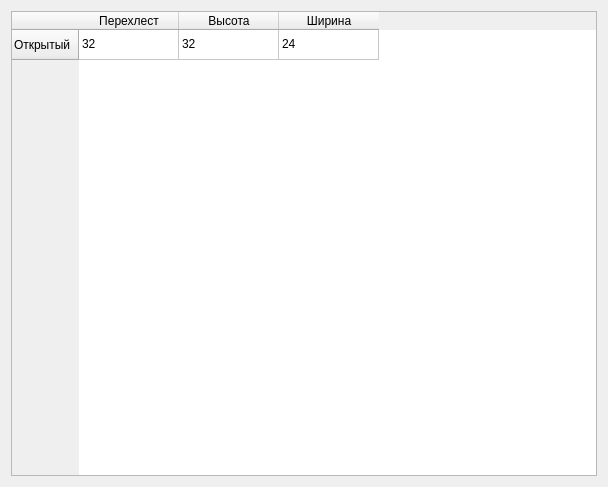
<?xml version="1.0" encoding="UTF-8"?>
<ui version="4.0">
 <class>Dialog</class>
 <widget class="QDialog" name="Dialog">
  <property name="geometry">
   <rect>
    <x>0</x>
    <y>0</y>
    <width>608</width>
    <height>487</height>
   </rect>
  </property>
  <property name="windowTitle">
   <string>Dialog</string>
  </property>
  <layout class="QHBoxLayout" name="horizontalLayout">
   <item>
    <widget class="QTableWidget" name="tableWidget">
     <property name="showGrid">
      <bool>true</bool>
     </property>
     <property name="gridStyle">
      <enum>Qt::SolidLine</enum>
     </property>
     <property name="sortingEnabled">
      <bool>false</bool>
     </property>
     <row>
      <property name="text">
       <string>Открытый</string>
      </property>
     </row>
     <column>
      <property name="text">
       <string>Перехлест</string>
      </property>
     </column>
     <column>
      <property name="text">
       <string>Высота</string>
      </property>
     </column>
     <column>
      <property name="text">
       <string>Ширина</string>
      </property>
     </column>
     <item row="0" column="0">
      <property name="text">
       <string>32</string>
      </property>
     </item>
     <item row="0" column="1">
      <property name="text">
       <string>32</string>
      </property>
     </item>
     <item row="0" column="2">
      <property name="text">
       <string>24</string>
      </property>
     </item>
    </widget>
   </item>
  </layout>
 </widget>
 <resources/>
 <connections/>
</ui>
